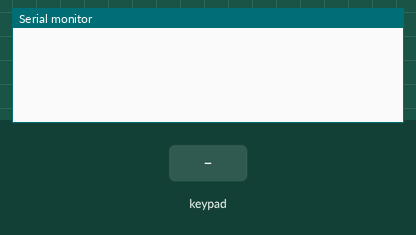
Simulated run of this sketch. Board: ESP32. On the bench: the last lines printed to the serial monitor. The test bench sets the inputs (shaded band).

Above: at 1.2 s.
1.3 s: key '1' pressed
At 2.5 s:
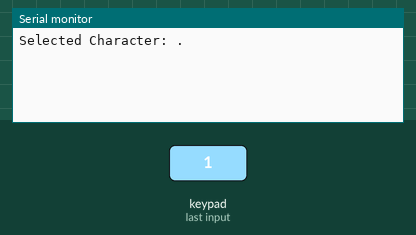
2.8 s: keypad keys 1 3 1 2 4 1 9 pressed 0.4 s apart
At 5.9 s:
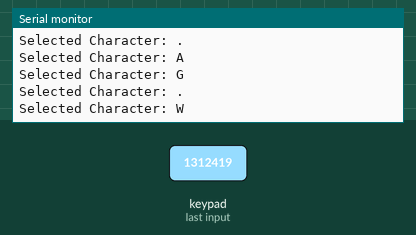
7.1 s: key '5' pressed
At 8.3 s:
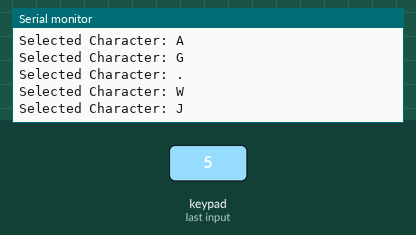
8.6 s: keypad keys 2 6 2 5 3 3 3 2 pressed 0.4 s apart
At 12.8 s:
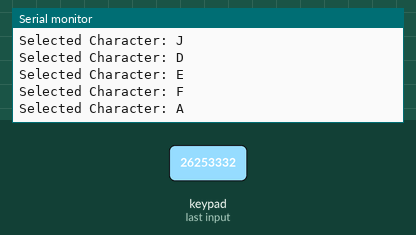
13.3 s: key '7' pressed
At 14.4 s:
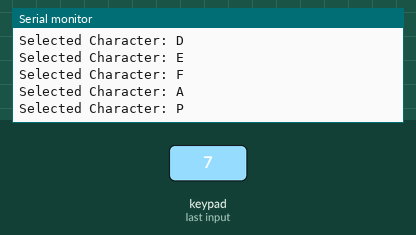
14.8 s: key '8' pressed
At 15.4 s:
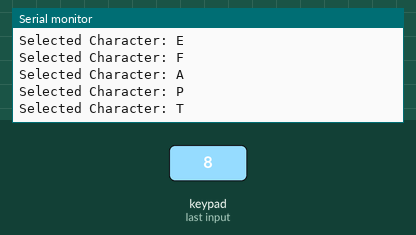

Measured:
- after the input at 1.3 s, the serial monitor: prints a new line at once (image 1)
- after the input at 2.8 s, the serial monitor: prints a new line after 0.41 s (image 2)
- after the input at 7.1 s, the serial monitor: prints a new line at once (image 3)
- after the input at 8.6 s, the serial monitor: prints a new line at once (image 4)
- after the input at 13.3 s, the serial monitor: prints a new line at once (image 5)
- after the input at 14.8 s, the serial monitor: prints a new line at once (image 6)

The sketch:

keypad_code.ino
```cpp
#include <Keypad.h>

// Keypad setup
const byte ROWS = 4;
const byte COLS = 4;

// Mapping the keys
char keys[ROWS][COLS] = {
  {'1', '2', '3', 'A'},
  {'4', '5', '6', 'B'},
  {'7', '8', '9', 'C'},
  {'*', '0', '#', 'D'}
};

// Connect row pins to these ESP32 pins
byte rowPins[ROWS] = {13, 12, 4, 19};  // Updated R3 and R4 pins

// Connect column pins to these ESP32 pins
byte colPins[COLS] = {26, 25, 33, 32};

// Keypad initialization
Keypad keypad = Keypad(makeKeymap(keys), rowPins, colPins, ROWS, COLS);

// Timing and button press logic
unsigned long lastPressTime = 0;
unsigned long pressTimeout = 1000; // Time to cycle letters, 1 second

int lastKey = -1;
int pressCount = 0;

const char *keyMap[10] = {
  ".,!",  // For '1'
  "ABC",  // For '2'
  "DEF",  // For '3'
  "GHI",  // For '4'
  "JKL",  // For '5'
  "MNO",  // For '6'
  "PQRS", // For '7'
  "TUV",  // For '8'
  "WXYZ", // For '9'
  " "     // For '0'
};

void setup() {
  Serial.begin(115200); // Start serial for debugging
}

void loop() {
  while(1){
  char key = keypad.getKey();

  // If a key is pressed
  if (key) {
    int keyIndex = -1;

    // Map keypad input to 0-9 for old phone-style input
    if (key >= '1' && key <= '9') {
      keyIndex = key - '1';
    } else if (key == '0') {
      keyIndex = 9;
    }

    // Handle multi-press input for letters
    if (keyIndex != -1) {
      if (lastKey == keyIndex && (millis() - lastPressTime) < pressTimeout) {
        // Still pressing the same key within timeout
        pressCount++;
        pressCount %= strlen(keyMap[keyIndex]); // Cycle through the letters
      } else {
        // New key or timeout passed, reset the counter
        pressCount = 0;
      }

      lastKey = keyIndex;
      lastPressTime = millis();

      // Print the current character to the Serial Monitor
      char currentChar = keyMap[keyIndex][pressCount];
      Serial.print("Selected Character: ");
      Serial.println(currentChar);
    }
  }

  // Check if no key is pressed and the timeout has passed
  if (lastKey != -1 && (millis() - lastPressTime) > pressTimeout) {
    lastKey = -1; // Reset key tracking after timeout
  }
}}
```
